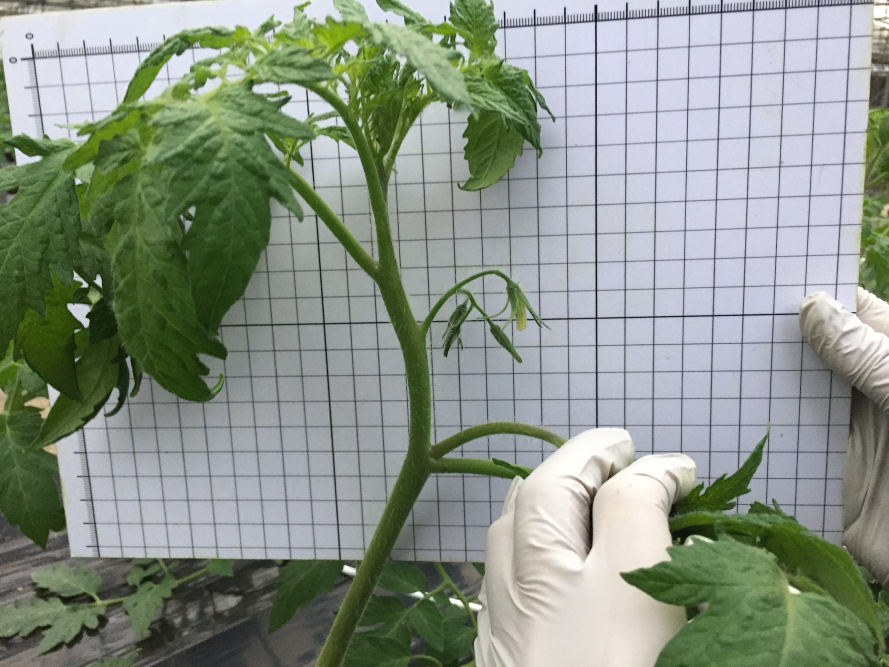
#> input picture 1.jpg, 1778 x 1334 px (shown at 1/2 size)
$ python potato.py
#> lines starting #> are read from the running program, lines starting #| are printed output that depends on the picture; after the words box and inside, x2 and y2 are one past the last pixel; in counts of white or black regions, pixels touching at a corner belong together
# -*- coding: utf-8 -*-

import numpy as np
import cv2 as cv
import csv

# [8 lines left out: function gradian, not called in this run]

def mythreshold(input):
    ret,thresholdedImage=cv.threshold( input,  20, 255, cv.THRESH_OTSU)
    thresholdedImage=255-thresholdedImage
    cv.namedWindow("threshold", 0)
    cv.imshow("threshold", thresholdedImage)
    #cv.imwrite("阈值化后的二值图hui.tif", thresholdedImage)
    return thresholdedImage

def findruler(input):
    [width, height] = input.shape
    length=min(width,height)
    lines = cv.HoughLinesP(input, 1, np.pi/720 , 30, minLineLength=length*0.3, maxLineGap=20)
    lines1 = lines[:, 0, :]  # 提取为二维
    image=input*0
    for x1, y1, x2, y2 in lines1[:]:
        cv.line(image, (x1, y1), (x2, y2), (255, 0, 0), 1)
    cv.namedWindow("findruler1", 0)
    cv.imshow("findruler1", image)
    m=0
    i=0
    for x1, y1, x2, y2 in lines1[:]:
        k=abs((y1-y2)/(x1-x2))
        if k>10:
            lines1[m]=lines1[i]
            m+=1
        i+=1
    if m==0:
        print('the board is slant')
        return -1

    def by_x1(t):
        return (t[0])
    lines2 = sorted(lines1[0:m], key=by_x1)
    i=0
    for j in range(0,m-1):
        deltax1 =abs( lines2[j][0] - lines2[j+1][0])
        deltax2 =abs( lines2[j][2] - lines1[j+1][2])
        if deltax1>20 and  deltax2>20 :
           lines2[i]=lines2[j]
           i+=1
    lines3= lines2[0:i]
    distance=np.empty(i-1,dtype=int)
    for j in range(0,i-1):
        distance[j]= abs( lines3[j][0] - lines3[j+1][0])
    counts = np.bincount(distance)
    measure=np.argmax(counts)
    result=input * 0
    for x1, y1, x2, y2 in lines3[:]:
        cv.line(result, (x1, y1), (x2, y2), (255, 0, 0), 1)
    print(i)
    cv.namedWindow("ruler", 0)
    cv.imshow("ruler", result)
    return measure

# [5 lines left out: function denoise, not called in this run]

def greenMask(input):
    lower_green = np.array([35, 43, 46])
    upper_green = np.array([77, 255, 255])
    # change to hsv model
    hsv = cv.cvtColor(input,cv.COLOR_BGR2HSV)
    # get mask
    mask = cv.inRange(hsv, lower_green, upper_green)
    mask=255-mask
    cv.namedWindow("Mask", 0)
    cv.imshow('Mask', mask)

    #res = cv.bitwise_and(input, input, mask=mask)
    #cv.namedWindow("Mask1", 0)
    #cv.imshow('Mask1', res)
    return mask

# [15 lines left out: function yellowMask, not called in this run]

def shape(input,type):
    element = cv.getStructuringElement(cv.MORPH_RECT, (10, 10))
    shapeIm = cv.morphologyEx( input, type, element)
    cv.namedWindow("shape", 0)
    cv.imshow("shape", shapeIm)
    return shapeIm

def cut(input,scale):
    if scale>1 or scale<=0:
        print('scale error')
        return -1
    [width,height]=input.shape
    left=round(width*(1-scale)/2)
    right=round(width*(1+scale)/2)
    up=round(height*(1+scale)/2)
    down=round(height*(1-scale)/2)
    result=input[left:right,down:up]
    cv.namedWindow("cut", 0)
    cv.imshow("cut", result)
    return result

def cut_color(input,scale):
    if scale>1 or scale<=0:
        print('scale error')
        return -1
    [width,height,depth]=input.shape
    left=round(width*(1-scale)/2)
    right=round(width*(1+scale)/2)
    up=round(height*(1+scale)/2)
    down=round(height*(1-scale)/2)
    result=input[left:right,down:up,:]
    cv.namedWindow("cut_color", 0)
    cv.imshow("cut_color", result)
    return result

def measure(input,input1,ruler):
    [width,height]=input.shape
    stepx=round(width/11)
    stepy=round(height/11)
    line=np.empty((40,4),dtype=int)
    delta=np.empty(40)
    p=0
    for j in range(1,10):
        temp = input[:,stepy*j]
        flag=0
        for i in range(0,width):
            x=temp[i]
            if x==255 and flag==0 :
                begin=i
                flag=1
                k=0
            elif x==255 and flag==1:
                if k<15:
                    k+=1
                else:
                    flag=-1
            elif x==0 and  flag==1:
                flag = 2
                k=0
            elif x==0 and flag==2:
                if k<50:
                    k+=1
                else:
                    flag = -2
            elif x==255 and flag==2:
                flag=3
                k=0
            elif x==255 and flag==3:
                if k<15:
                    k+=1
                else:
                    flag = -1
            elif x==0 and flag==3:
                end=i-k
                flag=0
                line[p]=(stepy*j,begin,stepy*j,end)
                delta[p]=end-begin
                p+=1
            elif x == 0 and flag == -1:
                flag = 0
            elif x == 255 and flag == -2:
                flag = 0
    for j in range(1,10):
        temp = input[stepx * j,:]
        flag=0
        for i in range(0,height):
            x=temp[i]
            if x==255 and flag==0 :
                begin=i
                flag=1
                k=0
            elif x==255 and flag==1:
                if k<15:
                    k+=1
                else:
                    flag=-1
            elif x==0 and  flag==1:
                flag = 2
                k=0
            elif x==0 and flag==2:
                if k<50:
                    k+=1
                else:
                    flag = -2
            elif x==255 and flag==2:
                flag=3
                k=0
            elif x==255 and flag==3:
                if k<15:
                    k+=1
                else:
                    flag = -1
            elif x==0 and flag==3:
                end=i-k
                flag=0
                line[p] = (begin, stepx * j, end, stepx * j)
                delta[p] = end - begin
                p+=1
            elif x==0 and flag==-1:
                flag=0
            elif x==255 and flag==-2:
                flag=0
    line1=line[0:p-1]
    delta1=delta[0:p-1]
    i=0
    temp=input1
    for x1, y1, x2, y2 in line1[:]:
        cv.line(temp, (x1, y1), (x2, y2), (0, 0, 255), 1)
        result = cv.putText(temp, str(i), (x2+10, y2+10), cv.FONT_HERSHEY_SIMPLEX, 1.2, (0,0, 255),2)
        i+=1

    cv.namedWindow("measure", 0)
    cv.imshow("measure", result)
    cv.imwrite("stem-measure.jpg", result)

    tab=np.zeros((p-1,3))
    for i in range(0,p-1):
        tab[i,0]=i
        tab[i,1]=delta1[i]
        tab[i,2]=tab[i,1]/ruler
    with open('stem-measure.csv', 'w', newline='') as f:
        writer = csv.writer(f)
        writer.writerows(tab)


def skeleton4(input):
    distance=input/255
    [width,height]=distance.shape
    for i in range(1,height):
        for j in range(1,width):
            if distance[j,i]>0:
                left=distance[j-1,i]
                up=distance[j,i-1]
                distance[j,i]=min(left,up)+1
    for i in range(height - 2,1,-1):
        for j in range(width - 2, 1,-1):
            if distance[j,i]>0:
                right=distance[j+1,i]
                down=distance[j,i+1]
                temp=min(right,down)+1
                distance[j, i]=min(temp,distance[j,i])
    skeleton = input * 0
    for i in range(1,height - 1):
        for j in range( 1,width - 1):
            if distance[j, i] > 0:
                a = distance[j, i]
                left = distance[j - 1, i]
                up = distance[j, i - 1]
                right = distance[j + 1, i]
                down = distance[j, i + 1]
                if a >= left and a >= right and a >= up and a >= down and a<50:
                    skeleton[j, i] = 255
    distance=distance/50
    cv.namedWindow("distance", 0)
    cv.imshow("distance", distance)
    cv.namedWindow("skeleton", 0)
    cv.imshow("skeleton", skeleton)
    return skeleton

def straited(input,org):
    [width, height] = input.shape
    length = min(width, height)
    lines0 = cv.HoughLinesP(input, 1, np.pi / 720, 30, minLineLength=length * 0.05, maxLineGap=LINE_CAPTURE)
    lines1 = lines0[:, 0, :]  # 提取为二维
    image = input * 0
    i = 0
    for x1, y1, x2, y2 in lines1[:]:
        cv.line(image, (x1, y1), (x2, y2), (255, 0, 0), 1)
        cv.putText(image, str(i), (x2 + 10, y2 + 10), cv.FONT_HERSHEY_SIMPLEX, 1.2, (255, 0, 0), 2)
        i=i+1
    cv.namedWindow("strait1", 0)
    cv.imshow("strait1", image)

    num,i = lines1.shape
    i = 0
    lines2=np.empty((num,5))
    for x1, y1, x2, y2 in lines1[:]:
        theta = np.arctan((y1 - y2) / (x1 - x2))
        lines2[i][0:4]=lines1[i][:]
        lines2[i][4]=theta
        i=i+1
    def by_x5(t):
        return (t[4])
    lines2 = sorted(lines2[:], key=by_x5)
    j=0
    for i in range(0,num-1):
        if lines2[i+1][4]-lines2[i][4]<0.17:  #0.17大概是10度
            b1=lines2[i][2]-(lines2[i][0]-lines2[i][2])/(lines2[i][1]-lines2[i][3])*lines2[i][3]
            b2=lines2[i+1][2]-(lines2[i+1][0]-lines2[i+1][2])/(lines2[i+1][1]-lines2[i+1][3])*lines2[i+1][3]
            dis=abs(b2-b1)*np.cos(lines2[i][4])
            if dis<10:
                lines2[i][0]=-1
                j=j+1
    lines3 =  np.empty((num-j,5))
    j=0
    for i in range(0,num):
        if lines2[i][0]!=-1:
            lines3[j]=lines2[i]
            j=j+1
    lines1=lines3[:,0:4].astype(int)
    i=0
    for x1, y1, x2, y2 in lines1[:]:
        cv.line(org, (x1, y1), (x2, y2), (255, 0, 0), 1)
        image=cv.putText(org, str(i), (x2 + 10, y2 + 10), cv.FONT_HERSHEY_SIMPLEX, 1.2, (255, 0, 0), 2)
        i=i+1
    cv.namedWindow("angle-measure", 0)
    cv.imshow("angle-measure", image)
    cv.imwrite("angle-measure.jpg", image)

    tab=np.zeros((i,i),dtype=int)
    for j in range(0,i-1):
        tab[0,j]=tab[j+1,0]=j
    tab[0, 0] = 999
    tab[0, i-1] = i
    for j in range(0,i):
        for k in range(j+1,i):
            temp=abs(lines3[j][4]-lines3[k][4])/np.pi*180
            if temp>90: temp=180-temp
            tab[j+1,k]=temp
    with open('angle-measure.csv', 'w', newline='') as f:
        writer = csv.writer(f)
        writer.writerows(tab)


LINE_CAPTURE=12      #可以通过调节该参数调整对植物枝杈识别的敏感度，推荐介于10~20

def main():
    image_g = cv.imread("1.jpg",cv.IMREAD_GRAYSCALE)
    image = cv.imread("1.jpg")
#> image is the input picture: shape (1334, 1778, 3); mean B, G, R 136.1, 148.4, 138.9
    cv.namedWindow("src", 0)
    cv.imshow("src", image)

    image_thresh = mythreshold(image_g)
#> in mythreshold, `ret,thresholdedImage=cv.threshold( input,  20, 255, cv.THRESH_OTSU)`:
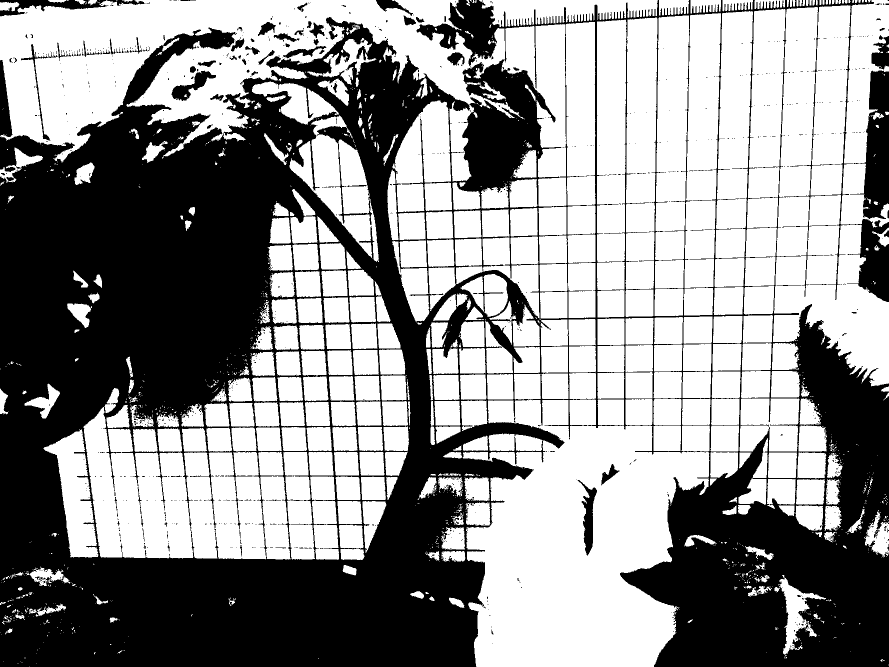
#> thresholdedImage: shape (1334, 1778) (shown at 1/2 size); 57.1% white; 977 black regions (874 under 20 px), largest, box (x1, y1, x2, y2) and area: (0, 0, 1778, 1334) 981555, (1700, 141, 1778, 439) 12248, (0, 0, 216, 33) 2885
#> in mythreshold, `ret,thresholdedImage=cv.threshold( input,  20, 255, cv.THRESH_OTSU)`: ret = 136
    image_mask=greenMask(image)
    image_shape = shape(image_mask, 0)
    image_measure = cv.bitwise_and(image_thresh, image_thresh, mask=image_shape)
#> image_measure: shape (1334, 1778); 10.9% white; 865 white regions (757 under 20 px), largest, box (x1, y1, x2, y2) and area: (786, 0, 1778, 1168) 97750, (209, 439, 817, 1334) 90365, (789, 951, 1009, 1188) 17804
    image_cut = cut(image_measure,0.8)
    ruler = findruler(image_cut)
#> in findruler, `lines = cv.HoughLinesP(input, 1, np.pi/720 , 30, minLineLength=length*..`: lines = 77 rows, first 6: [276, 621, 628, 617], [875, 451, 1421, 437], [857, 561, 1421, 551], [689, 668, 1421, 662], [910, 505, 1419, 494], [628, 403, 1421, 378]
#> in findruler, `lines1 = lines[:, 0, :]`: lines1 has the same summary as lines
#> the loop in findruler, `for x1, y1, x2, y2 in lines1[:]:` made 77 passes
#> after the loop in findruler, `for x1, y1, x2, y2 in lines1[:]:`:
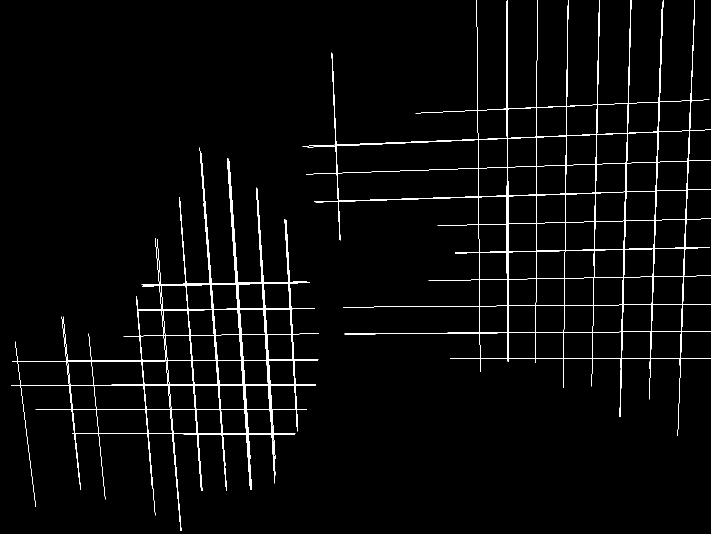
#> image: shape (1068, 1422) (shown at 1/2 size); 2.6% white in thin lines or dots
#> the loop in findruler, `for x1, y1, x2, y2 in lines1[:]:` made 77 passes
#> (x1, y1, x2, y2, k) on passes 1 to 8: (276, 621, 628, 617, 0.0114), (875, 451, 1421, 437, 0.0256), (857, 561, 1421, 551, 0.0177), (689, 668, 1421, 662, 0.0082), (910, 505, 1419, 494, 0.0216), (628, 403, 1421, 378, 0.0315), (223, 769, 631, 769, 0), (457, 317, 503, 979, 14.39)
#> after the loop in findruler, `for x1, y1, x2, y2 in lines1[:]:`: i = 77; lines1 = 77 rows, first 6: [457, 317, 503, 979], [399, 295, 453, 980], [1298, 798, 1326, 0], [514, 377, 550, 917], [513, 376, 549, 966], [1183, 772, 1199, 0]; m = 43
#> in findruler, `lines2 = sorted(lines1[0:m], key=by_x1)`: lines2 = 43 items, first 6: [177, 667, 210, 998], [272, 593, 304, 976], [273, 593, 310, 1030], [310, 476, 361, 1061], [314, 478, 362, 1061], [358, 395, 402, 981]
#> the loop in findruler, `for j in range(0,m-1):` made 42 passes
#> (deltax1, deltax2) on passes 1 to 8: (95, 243), (1, 1022), (37, 240), (4, 188), (44, 837), (1, 614), (20, 97), (20, 276)
#> after the loop in findruler, `for j in range(0,m-1):`: i = 15; lines2 = 43 items, first 6: [177, 667, 210, 998], [273, 593, 310, 1030], [314, 478, 362, 1061], [407, 406, 452, 980], [458, 322, 500, 917], [514, 377, 550, 917]
#> in findruler, `lines3= lines2[0:i]`: lines3 = 15 items, first 6: [177, 667, 210, 998], [273, 593, 310, 1030], [314, 478, 362, 1061], [407, 406, 452, 980], [458, 322, 500, 917], [514, 377, 550, 917]
#> after the loop in findruler, `for j in range(0,i-1):`: distance = [96, 41, 93, 51, 56, 58, 92, 289, 61, 57, 59, 57, 54, 58]
#> in findruler, `counts = np.bincount(distance)`: counts = 290 values, max 2 at index 57, min 0 at index 0, mean 0.0483
#> in findruler, `measure=np.argmax(counts)`: measure = 57
#> the loop in findruler, `for x1, y1, x2, y2 in lines3[:]:` made 15 passes
#> after the loop in findruler, `for x1, y1, x2, y2 in lines3[:]:`:
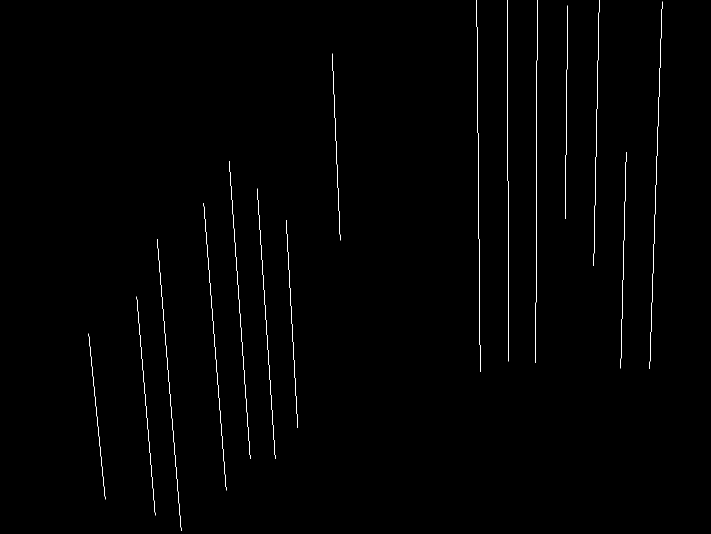
#> result: shape (1068, 1422) (shown at 1/2 size); 0.54% white in thin lines or dots, all inside (x1, y1, x2, y2) = (177, 0, 1325, 1062)
#| 15
#> ruler = 57

    image_noline = shape(image_thresh, 2)
    image_shape = shape(image_mask, 1)
    image_stem = cv.bitwise_and(image_noline, image_noline, mask=image_shape)
#> image_stem: shape (1334, 1778); 13.7% white; 162 white regions (20 under 20 px), largest, box (x1, y1, x2, y2) and area: (0, 370, 826, 1334) 155522, (1245, 622, 1778, 1334) 60047, (715, 936, 1062, 1226) 26612
    cv.namedWindow('res',0)
    cv.imshow('res',image_stem)
    measure(cut(image_stem, 0.8),cut_color(image,0.8),ruler)
#> call 2 of cut, with scale = 0.8
#> in cut (call 2), `result=input[left:right,down:up]`:
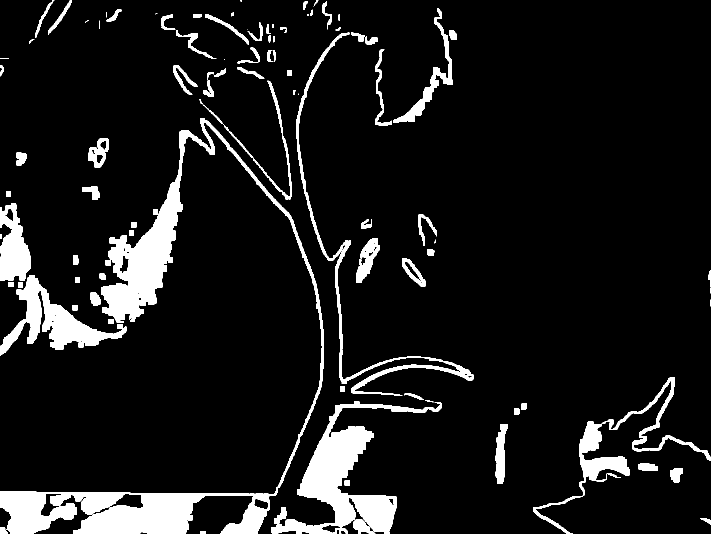
#> result: shape (1068, 1422) (shown at 1/2 size); 9.5% white; 100 white regions (13 under 20 px), largest, box (x1, y1, x2, y2) and area: (0, 237, 648, 1068) 56666, (542, 803, 884, 1068) 24071, (0, 550, 253, 712) 12053
#> in cut_color, `[width,height,depth]=input.shape`: width = 1334; height = 1778; depth = 3
#> in cut_color, `left=round(width*(1-scale)/2)`: left = 133
#> in cut_color, `right=round(width*(1+scale)/2)`: right = 1201
#> in cut_color, `up=round(height*(1+scale)/2)`: up = 1600
#> in cut_color, `down=round(height*(1-scale)/2)`: down = 178
#> in cut_color, `result=input[left:right,down:up,:]`:
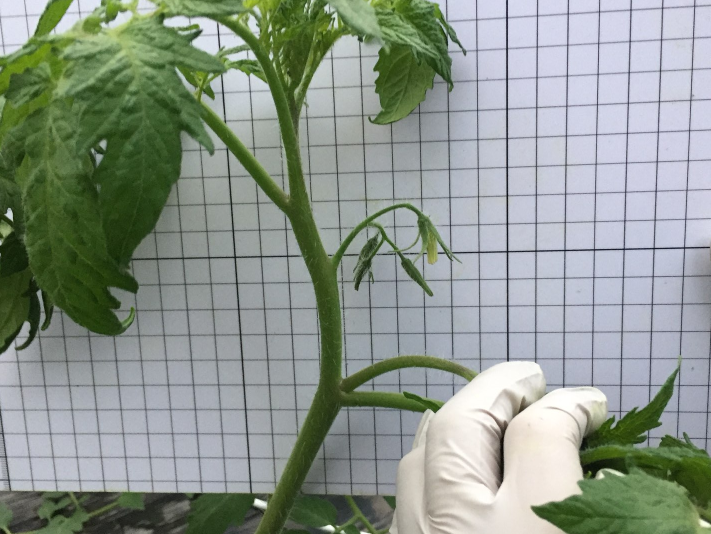
#> result: shape (1068, 1422, 3) (shown at 1/2 size); mean B, G, R 141.3, 151, 141.4
#> in measure, `[width,height]=input.shape`: width = 1068; height = 1422
#> in measure, `stepx=round(width/11)`: stepx = 97
#> in measure, `stepy=round(height/11)`: stepy = 129
#> after the loop in measure, `for j in range(1,10):`: begin = 963; delta = 40 values, max 39 at index 1, min 0 at index 11, mean 6.7; end = 993; k = 1; line = 40 rows, first 6: [258, 613, 258, 634], [387, 28, 387, 67], [516, 79, 516, 109], [516, 124, 516, 149], [516, 327, 516, 361], [774, 721, 774, 740]; p = 10
#> after the loop in measure, `for j in range(1,10):`: begin = 1278; delta = 40 values, max 54 at index 25, min 0 at index 34, mean 19.77; end = 1332; k = 13; p = 26
#> in measure, `line1=line[0:p-1]`: line1 = 25 rows, first 6: [258, 613, 258, 634], [387, 28, 387, 67], [516, 79, 516, 109], [516, 124, 516, 149], [516, 327, 516, 361], [774, 721, 774, 740]
#> in measure, `delta1=delta[0:p-1]`: delta1 = 25 values, max 50 at index 24, min 9 at index 17, mean 29.48
#> the loop in measure, `for x1, y1, x2, y2 in line1[:]:` made 25 passes
#> after the loop in measure, `for x1, y1, x2, y2 in line1[:]:`:
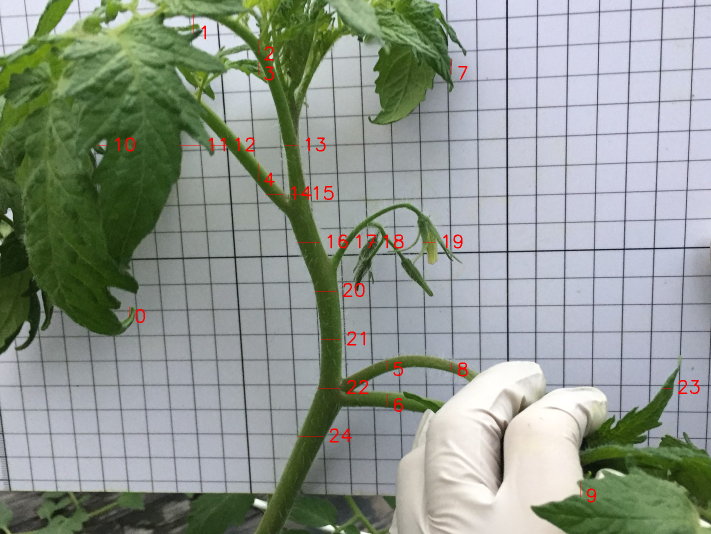
#> temp: shape (1068, 1422, 3) (shown at 1/2 size); 0.48% of pixels changed, all inside (x1, y1, x2, y2) = (195, 28, 1399, 1005)
#> after the loop in measure, `for x1, y1, x2, y2 in line1[:]:`: i = 25
#> after the loop in measure, `for i in range(0,p-1):`: tab = 25 rows, first 8: [0, 21, 0.368], [1, 39, 0.684], [2, 30, 0.526], [3, 25, 0.439], [4, 34, 0.596], [5, 19, 0.333], [6, 25, 0.439], [7, 30, 0.526]
#> image: shape (1334, 1778, 3)

    image_sk=skeleton4(255-image_mask)
#> after the loop in skeleton4, `for i in range(1,height):`:
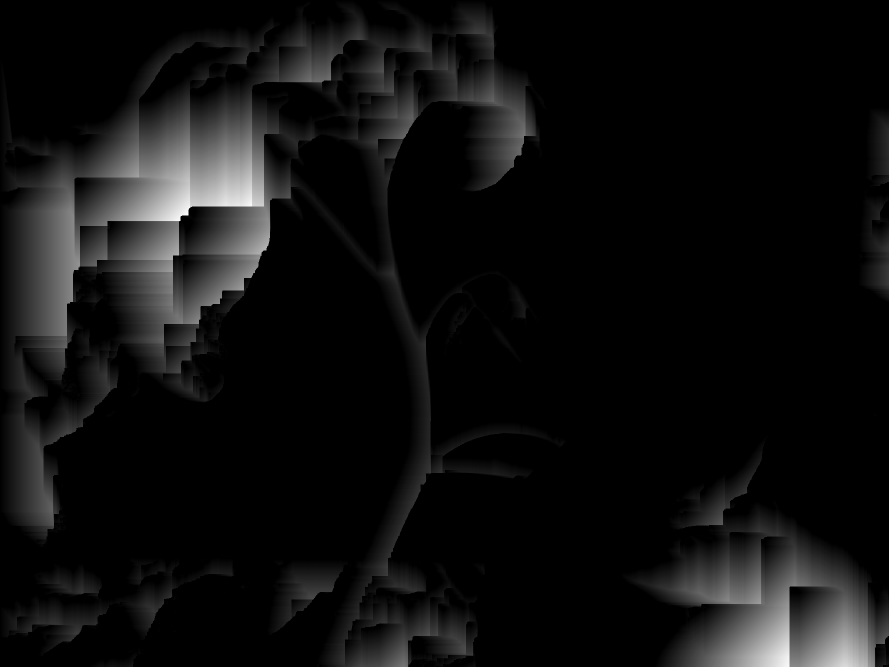
#> distance: shape (1334, 1778) float64 (shown at 1/2 size); min 0, max 277, mean 16.9; drawn with min black and max white
#> (the rest of the program and of its run is left out)
